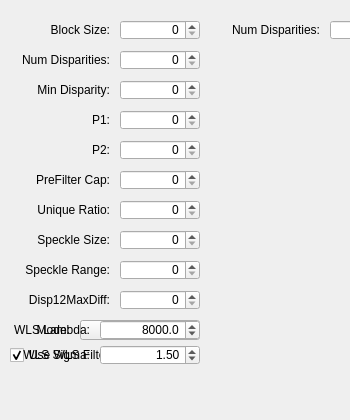
<?xml version="1.0" encoding="UTF-8"?>
<ui version="4.0">
 <class>sgbm_setting</class>
 <widget class="QWidget" name="sgbm_setting">
  <property name="geometry">
   <rect>
    <x>0</x>
    <y>0</y>
    <width>350</width>
    <height>420</height>
   </rect>
  </property>
  <property name="windowTitle">
   <string>SGBM Parameters</string>
  </property>
  
  <!-- Left Column -->
  <widget class="QLabel" name="label">
   <property name="geometry">
    <rect>
     <x>10</x>
     <y>20</y>
     <width>100</width>
     <height>20</height>
    </rect>
   </property>
   <property name="text">
    <string>Block Size:</string>
   </property>
   <property name="alignment">
    <set>Qt::AlignRight|Qt::AlignTrailing|Qt::AlignVCenter</set>
   </property>
  </widget>
  <widget class="QSpinBox" name="BlockSize">
   <property name="geometry">
    <rect>
     <x>120</x>
     <y>20</y>
     <width>80</width>
     <height>20</height>
    </rect>
   </property>
   <property name="alignment">
    <set>Qt::AlignRight|Qt::AlignTrailing|Qt::AlignVCenter</set>
   </property>
   <property name="maximum">
    <number>1920</number>
   </property>
  </widget>
  
  <!-- Right Column -->
  <widget class="QLabel" name="label_2">
   <property name="geometry">
    <rect>
     <x>220</x>
     <y>20</y>
     <width>100</width>
     <height>20</height>
    </rect>
   </property>
   <property name="text">
    <string>Num Disparities:</string>
   </property>
   <property name="alignment">
    <set>Qt::AlignRight|Qt::AlignTrailing|Qt::AlignVCenter</set>
   </property>
  </widget>
  <widget class="QSpinBox" name="numDisp">
   <property name="geometry">
    <rect>
     <x>330</x>
     <y>20</y>
     <width>80</width>
     <height>20</height>
    </rect>
   </property>
   <property name="alignment">
    <set>Qt::AlignRight|Qt::AlignTrailing|Qt::AlignVCenter</set>
   </property>
   <property name="maximum">
    <number>1024</number>
   </property>
  </widget>
  
  <widget class="QLabel" name="label_2">
   <property name="geometry">
    <rect>
     <x>10</x>
     <y>50</y>
     <width>100</width>
     <height>20</height>
    </rect>
   </property>
   <property name="text">
    <string>Num Disparities:</string>
   </property>
   <property name="alignment">
    <set>Qt::AlignRight|Qt::AlignTrailing|Qt::AlignVCenter</set>
   </property>
  </widget>
  <widget class="QSpinBox" name="numDisp">
   <property name="geometry">
    <rect>
     <x>120</x>
     <y>50</y>
     <width>80</width>
     <height>20</height>
    </rect>
   </property>
   <property name="alignment">
    <set>Qt::AlignRight|Qt::AlignTrailing|Qt::AlignVCenter</set>
   </property>
   <property name="maximum">
    <number>1024</number>
   </property>
  </widget>
  
  <widget class="QLabel" name="label_3">
   <property name="geometry">
    <rect>
     <x>10</x>
     <y>80</y>
     <width>100</width>
     <height>20</height>
    </rect>
   </property>
   <property name="text">
    <string>Min Disparity:</string>
   </property>
   <property name="alignment">
    <set>Qt::AlignRight|Qt::AlignTrailing|Qt::AlignVCenter</set>
   </property>
  </widget>
  <widget class="QSpinBox" name="minDisp">
   <property name="geometry">
    <rect>
     <x>120</x>
     <y>80</y>
     <width>80</width>
     <height>20</height>
    </rect>
   </property>
   <property name="alignment">
    <set>Qt::AlignRight|Qt::AlignTrailing|Qt::AlignVCenter</set>
   </property>
  </widget>
  
  <widget class="QLabel" name="label_4">
   <property name="geometry">
    <rect>
     <x>10</x>
     <y>110</y>
     <width>100</width>
     <height>20</height>
    </rect>
   </property>
   <property name="text">
    <string>P1:</string>
   </property>
   <property name="alignment">
    <set>Qt::AlignRight|Qt::AlignTrailing|Qt::AlignVCenter</set>
   </property>
  </widget>
  <widget class="QSpinBox" name="p1">
   <property name="geometry">
    <rect>
     <x>120</x>
     <y>110</y>
     <width>80</width>
     <height>20</height>
    </rect>
   </property>
   <property name="alignment">
    <set>Qt::AlignRight|Qt::AlignTrailing|Qt::AlignVCenter</set>
   </property>
  </widget>
  
  <widget class="QLabel" name="label_5">
   <property name="geometry">
    <rect>
     <x>10</x>
     <y>140</y>
     <width>100</width>
     <height>20</height>
    </rect>
   </property>
   <property name="text">
    <string>P2:</string>
   </property>
   <property name="alignment">
    <set>Qt::AlignRight|Qt::AlignTrailing|Qt::AlignVCenter</set>
   </property>
  </widget>
  <widget class="QSpinBox" name="p2">
   <property name="geometry">
    <rect>
     <x>120</x>
     <y>140</y>
     <width>80</width>
     <height>20</height>
    </rect>
   </property>
   <property name="alignment">
    <set>Qt::AlignRight|Qt::AlignTrailing|Qt::AlignVCenter</set>
   </property>
  </widget>
  
  <widget class="QLabel" name="label_6">
   <property name="geometry">
    <rect>
     <x>10</x>
     <y>170</y>
     <width>100</width>
     <height>20</height>
    </rect>
   </property>
   <property name="text">
    <string>PreFilter Cap:</string>
   </property>
   <property name="alignment">
    <set>Qt::AlignRight|Qt::AlignTrailing|Qt::AlignVCenter</set>
   </property>
  </widget>
  <widget class="QSpinBox" name="preFilterCap">
   <property name="geometry">
    <rect>
     <x>120</x>
     <y>170</y>
     <width>80</width>
     <height>20</height>
    </rect>
   </property>
   <property name="alignment">
    <set>Qt::AlignRight|Qt::AlignTrailing|Qt::AlignVCenter</set>
   </property>
  </widget>
  
  <widget class="QLabel" name="label_7">
   <property name="geometry">
    <rect>
     <x>10</x>
     <y>200</y>
     <width>100</width>
     <height>20</height>
    </rect>
   </property>
   <property name="text">
    <string>Unique Ratio:</string>
   </property>
   <property name="alignment">
    <set>Qt::AlignRight|Qt::AlignTrailing|Qt::AlignVCenter</set>
   </property>
  </widget>
  <widget class="QSpinBox" name="uniqueRatio">
   <property name="geometry">
    <rect>
     <x>120</x>
     <y>200</y>
     <width>80</width>
     <height>20</height>
    </rect>
   </property>
   <property name="alignment">
    <set>Qt::AlignRight|Qt::AlignTrailing|Qt::AlignVCenter</set>
   </property>
  </widget>
  
  <widget class="QLabel" name="label_8">
   <property name="geometry">
    <rect>
     <x>10</x>
     <y>230</y>
     <width>100</width>
     <height>20</height>
    </rect>
   </property>
   <property name="text">
    <string>Speckle Size:</string>
   </property>
   <property name="alignment">
    <set>Qt::AlignRight|Qt::AlignTrailing|Qt::AlignVCenter</set>
   </property>
  </widget>
  <widget class="QSpinBox" name="speckleSize">
   <property name="geometry">
    <rect>
     <x>120</x>
     <y>230</y>
     <width>80</width>
     <height>20</height>
    </rect>
   </property>
   <property name="alignment">
    <set>Qt::AlignRight|Qt::AlignTrailing|Qt::AlignVCenter</set>
   </property>
  </widget>
  
  <widget class="QLabel" name="label_9">
   <property name="geometry">
    <rect>
     <x>10</x>
     <y>260</y>
     <width>100</width>
     <height>20</height>
    </rect>
   </property>
   <property name="text">
    <string>Speckle Range:</string>
   </property>
   <property name="alignment">
    <set>Qt::AlignRight|Qt::AlignTrailing|Qt::AlignVCenter</set>
   </property>
  </widget>
  <widget class="QSpinBox" name="speckleRange">
   <property name="geometry">
    <rect>
     <x>120</x>
     <y>260</y>
     <width>80</width>
     <height>20</height>
    </rect>
   </property>
   <property name="alignment">
    <set>Qt::AlignRight|Qt::AlignTrailing|Qt::AlignVCenter</set>
   </property>
  </widget>
  
  <widget class="QLabel" name="label_10">
   <property name="geometry">
    <rect>
     <x>10</x>
     <y>290</y>
     <width>100</width>
     <height>20</height>
    </rect>
   </property>
   <property name="text">
    <string>Disp12MaxDiff:</string>
   </property>
   <property name="alignment">
    <set>Qt::AlignRight|Qt::AlignTrailing|Qt::AlignVCenter</set>
   </property>
  </widget>
  <widget class="QSpinBox" name="disp12MaxDiff">
   <property name="geometry">
    <rect>
     <x>120</x>
     <y>290</y>
     <width>80</width>
     <height>20</height>
    </rect>
   </property>
   <property name="alignment">
    <set>Qt::AlignRight|Qt::AlignTrailing|Qt::AlignVCenter</set>
   </property>
  </widget>
  
  <!-- Mode Selection -->
  <widget class="QLabel" name="label_11">
   <property name="geometry">
    <rect>
     <x>10</x>
     <y>320</y>
     <width>60</width>
     <height>20</height>
    </rect>
   </property>
   <property name="text">
    <string>Mode:</string>
   </property>
   <property name="alignment">
    <set>Qt::AlignRight|Qt::AlignTrailing|Qt::AlignVCenter</set>
   </property>
  </widget>
  <widget class="QComboBox" name="modeList">
   <property name="geometry">
    <rect>
     <x>80</x>
     <y>320</y>
     <width>120</width>
     <height>20</height>
    </rect>
   </property>
  </widget>
  
  <!-- WLS Filter Section -->
  <widget class="QCheckBox" name="useWLS">
   <property name="geometry">
    <rect>
     <x>10</x>
     <y>345</y>
     <width>120</width>
     <height>20</height>
    </rect>
   </property>
   <property name="text">
    <string>Use WLS Filter</string>
   </property>
   <property name="checked">
    <bool>true</bool>
   </property>
  </widget>
  
  <widget class="QLabel" name="label_12">
   <property name="geometry">
    <rect>
     <x>10</x>
     <y>320</y>
     <width>80</width>
     <height>20</height>
    </rect>
   </property>
   <property name="text">
    <string>WLS Lambda:</string>
   </property>
   <property name="alignment">
    <set>Qt::AlignRight|Qt::AlignTrailing|Qt::AlignVCenter</set>
   </property>
  </widget>
  <widget class="QDoubleSpinBox" name="wlsLambda">
   <property name="geometry">
    <rect>
     <x>100</x>
     <y>320</y>
     <width>100</width>
     <height>20</height>
    </rect>
   </property>
   <property name="alignment">
    <set>Qt::AlignRight|Qt::AlignTrailing|Qt::AlignVCenter</set>
   </property>
   <property name="decimals">
    <number>1</number>
   </property>
   <property name="maximum">
    <double>50000.0</double>
   </property>
   <property name="minimum">
    <double>1.0</double>
   </property>
   <property name="singleStep">
    <double>100.0</double>
   </property>
   <property name="value">
    <double>8000.0</double>
   </property>
  </widget>
  
  <widget class="QLabel" name="label_13">
   <property name="geometry">
    <rect>
     <x>10</x>
     <y>345</y>
     <width>80</width>
     <height>20</height>
    </rect>
   </property>
   <property name="text">
    <string>WLS Sigma:</string>
   </property>
   <property name="alignment">
    <set>Qt::AlignRight|Qt::AlignTrailing|Qt::AlignVCenter</set>
   </property>
  </widget>
  <widget class="QDoubleSpinBox" name="wlsSigma">
   <property name="geometry">
    <rect>
     <x>100</x>
     <y>345</y>
     <width>100</width>
     <height>20</height>
    </rect>
   </property>
   <property name="alignment">
    <set>Qt::AlignRight|Qt::AlignTrailing|Qt::AlignVCenter</set>
   </property>
   <property name="decimals">
    <number>2</number>
   </property>
   <property name="maximum">
    <double>10.0</double>
   </property>
   <property name="minimum">
    <double>0.1</double>
   </property>
   <property name="singleStep">
    <double>0.1</double>
   </property>
   <property name="value">
    <double>1.50</double>
   </property>
  </widget>
  
 </widget>
 <resources/>
 <connections/>
</ui>
